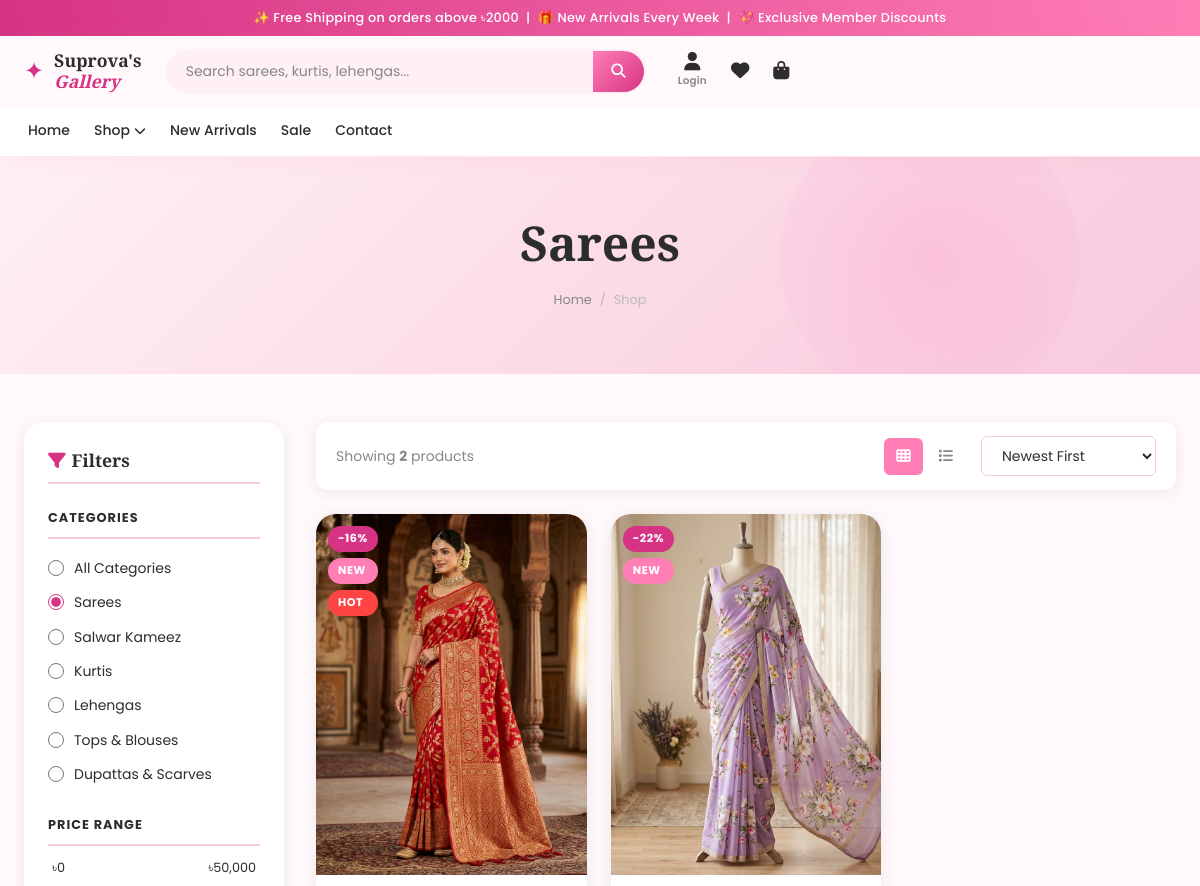
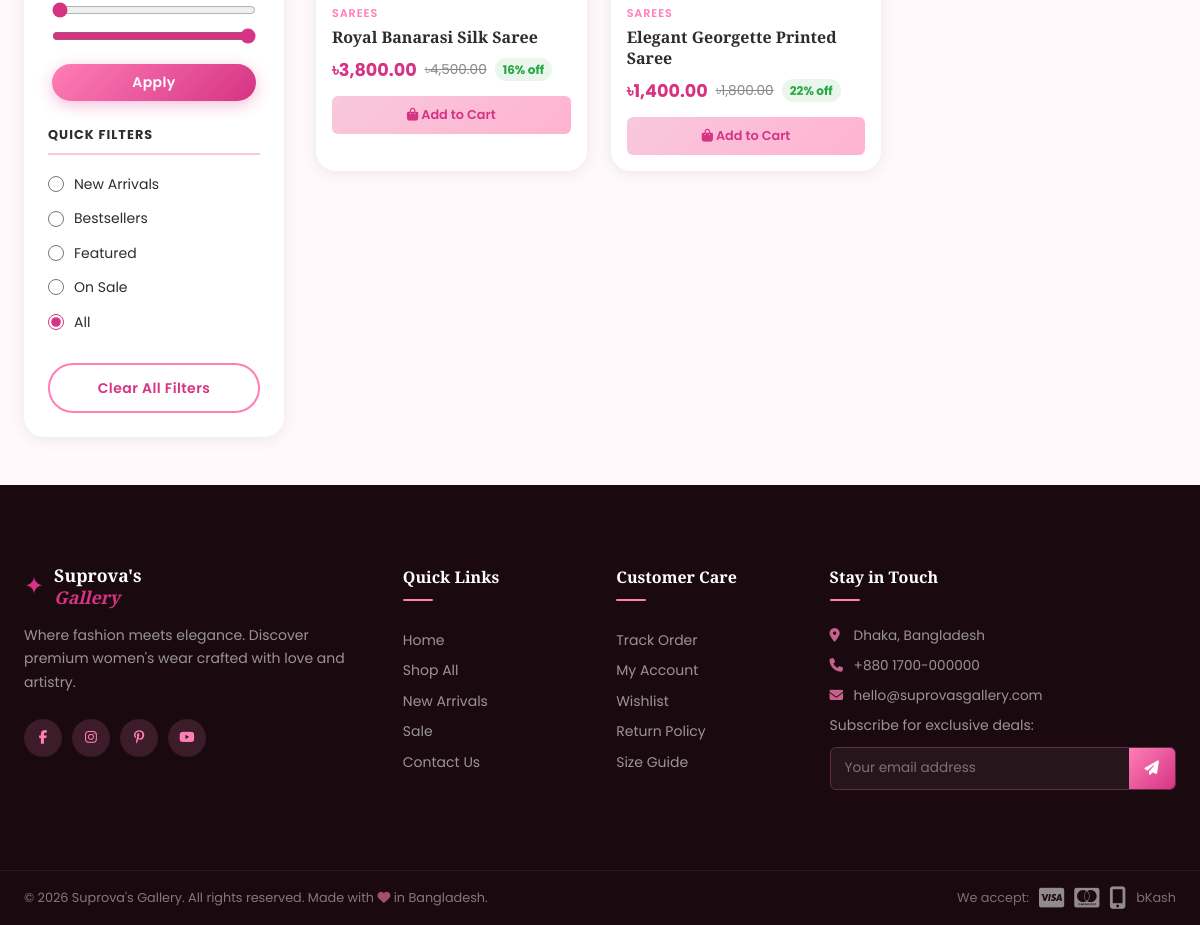
The app's page /shop.php?category=sarees with its own data (2 pictures, top to bottom).
### tables this page shows
CREATE TABLE `categories` (
  `id` int(11) NOT NULL AUTO_INCREMENT,
  `name` varchar(100) NOT NULL,
  `slug` varchar(120) NOT NULL,
  `description` text DEFAULT NULL,
  `image` varchar(255) DEFAULT NULL,
  `is_active` tinyint(1) NOT NULL DEFAULT 1,
  `sort_order` int(11) NOT NULL DEFAULT 0,
  `created_at` timestamp NOT NULL DEFAULT current_timestamp(),
  PRIMARY KEY (`id`),
  UNIQUE KEY `slug` (`slug`),
  KEY `idx_active` (`is_active`)
);

CREATE TABLE `products` (
  `id` int(11) NOT NULL AUTO_INCREMENT,
  `category_id` int(11) NOT NULL,
  `name` varchar(255) NOT NULL,
  `slug` varchar(270) NOT NULL,
  `description` text DEFAULT NULL,
  `short_description` varchar(500) DEFAULT NULL,
  `price` decimal(10,2) NOT NULL,
  `sale_price` decimal(10,2) DEFAULT NULL,
  `image` varchar(255) DEFAULT NULL,
  `gallery` text DEFAULT NULL COMMENT 'JSON array of image paths',
  `sizes` varchar(255) DEFAULT NULL COMMENT 'JSON array of available sizes',
  `colors` varchar(255) DEFAULT NULL COMMENT 'JSON array of available colors',
  `stock` int(11) NOT NULL DEFAULT 0,
  `is_featured` tinyint(1) NOT NULL DEFAULT 0,
  `is_new_arrival` tinyint(1) NOT NULL DEFAULT 0,
  `is_bestseller` tinyint(1) NOT NULL DEFAULT 0,
  `is_active` tinyint(1) NOT NULL DEFAULT 1,
  `views` int(11) NOT NULL DEFAULT 0,
  `created_at` timestamp NOT NULL DEFAULT current_timestamp(),
  `updated_at` timestamp NOT NULL DEFAULT current_timestamp() ON UPDATE current_timestamp(),
  PRIMARY KEY (`id`),
  UNIQUE KEY `slug` (`slug`),
  KEY `idx_category` (`category_id`),
  KEY `idx_featured` (`is_featured`),
  KEY `idx_active` (`is_active`),
  KEY `idx_price` (`price`),
  CONSTRAINT `fk_products_category` FOREIGN KEY (`category_id`) REFERENCES `categories` (`id`) ON DELETE CASCADE
);

### includes/functions.php (called while the page is built, shortened)
<?php
function e(string $str): string {
    return htmlspecialchars($str, ENT_QUOTES, 'UTF-8');
}
function formatPrice(float $price): string {
    return CURRENCY . number_format($price, 2);
}
function getProductImage(string|null $image, string $alt = ''): string {
    if ($image && file_exists(UPLOAD_DIR . $image)) {
        return UPLOAD_URL . $image;
    }
    return SITE_URL . '/assets/images/product-placeholder.svg';
}
function getCategories(): array {
    $db = getDB();
    $stmt = $db->query("SELECT * FROM categories WHERE is_active = 1 ORDER BY sort_order ASC");
    return $stmt->fetchAll();
}

### shop.php (the view, shortened to what this page needs)
<?php
require_once __DIR__ . '/includes/functions.php';
$db = getDB();
$search   = trim($_GET['q'] ?? '');
$catSlug  = trim($_GET['category'] ?? '');
$filter   = trim($_GET['filter'] ?? '');
$sort     = $_GET['sort'] ?? 'newest';
$minPrice = (float)($_GET['min'] ?? 0);
$maxPrice = (float)($_GET['max'] ?? 50000);
$page     = max(1, (int)($_GET['page'] ?? 1));
$perPage  = 12;
$where  = ['p.is_active = 1'];
$params = [];
if ($catSlug) {
    $where[] = 'c.slug = ?';
    $params[] = $catSlug;
}
$whereStr = implode(' AND ', $where);
$orderBy = match($sort) {
    'price_asc'  => 'COALESCE(p.sale_price, p.price) ASC',
    'price_desc' => 'COALESCE(p.sale_price, p.price) DESC',
    'popular'    => 'p.views DESC',
    'oldest'     => 'p.created_at ASC',
    default      => 'p.created_at DESC',
};
$countStmt = $db->prepare("SELECT COUNT(*) FROM products p JOIN categories c ON p.category_id = c.id WHERE $whereStr");
$countStmt->execute($params);
$totalProducts = (int)$countStmt->fetchColumn();
$totalPages = max(1, ceil($totalProducts / $perPage));
$page = min($page, $totalPages);
$offset = ($page - 1) * $perPage;
$stmt = $db->prepare("
    SELECT p.*, c.name as cat_name, c.slug as cat_slug
    FROM products p
    JOIN categories c ON p.category_id = c.id
    WHERE $whereStr
    ORDER BY $orderBy
    LIMIT $perPage OFFSET $offset
");
$stmt->execute($params);
$products = $stmt->fetchAll();
$activeCategory = null;
if ($catSlug) {
    $stmtCat = $db->prepare("SELECT * FROM categories WHERE slug = ?");
    $stmtCat->execute([$catSlug]);
    $activeCategory = $stmtCat->fetch();
}
require_once __DIR__ . '/includes/header.php';
?>
<section class="page-hero">
    <div class="container">
        <h1 class="page-hero-title">
            <?php if ($activeCategory): ?>
                <?= e($activeCategory['name']) ?>
            <?php elseif ($search): ?>
                Search: "<?= e($search) ?>"
            <?php elseif ($filter): ?>
                <?= ucfirst(str_replace('_', ' ', $filter)) ?>
            <?php else: ?>
                All Products
            <?php endif; ?>
        </h1>
        <div class="breadcrumb" style="justify-content:center;margin-top:8px;">
            <a href="<?= SITE_URL ?>/">Home</a>
            <span>/</span>
            <span>Shop</span>
        </div>
    </div>
</section>
<div class="container">
    <div class="shop-layout">
        <aside class="filter-sidebar">
            <form id="filterForm" method="GET">
                <h3 style="font-family:var(--font-heading);font-size:1.1rem;font-weight:700;margin-bottom:var(--gap-md);padding-bottom:var(--gap-sm);border-bottom:2px solid var(--secondary);">
                    <i class="fas fa-filter" style="color:var(--accent);margin-right:6px;"></i>Filters
                </h3>
                <div class="filter-group">
                    <div class="filter-group-title">Categories</div>
                    <label class="filter-option">
                        <input type="radio" name="category" value="" <?= !$catSlug ? 'checked' : '' ?> onchange="this.form.submit()">
                        All Categories
                    </label>
                    <?php foreach ($categories as $cat): ?>
                        <label class="filter-option">
                            <input type="radio" name="category" value="<?= e($cat['slug']) ?>"
                                   <?= $catSlug === $cat['slug'] ? 'checked' : '' ?>
                                   onchange="this.form.submit()">
                            <?= e($cat['name']) ?>
                        </label>
                    <?php endforeach; ?>
                </div>
                <div class="filter-group">
                    <div class="filter-group-title">Price Range</div>
                    <div class="price-range-wrap">
                        <div style="display:flex;justify-content:space-between;font-size:0.8rem;margin-bottom:8px;">
                            <span id="minDisplay">৳<?= number_format($minPrice) ?></span>
                            <span id="maxDisplay">৳<?= number_format($maxPrice) ?></span>
                        </div>
                        <input type="range" name="min" id="minRange" min="0" max="50000" step="100"
                               value="<?= $minPrice ?>"
                               oninput="document.getElementById('minDisplay').textContent='৳'+Number(this.value).toLocaleString()">
                        <input type="range" name="max" id="maxRange" min="0" max="50000" step="100"
                               value="<?= $maxPrice ?>"
                               oninput="document.getElementById('maxDisplay').textContent='৳'+Number(this.value).toLocaleString()">
                        <button type="submit" class="btn btn-primary w-100" style="margin-top:12px;padding:8px;">Apply</button>
                    </div>
                </div>
                <div class="filter-group">
                    <div class="filter-group-title">Quick Filters</div>
                    <?php
                    $quickFilters = ['new_arrival'=>'New Arrivals','bestseller'=>'Bestsellers','featured'=>'Featured','sale'=>'On Sale'];
                    foreach ($quickFilters as $val => $label): ?>
                        <label class="filter-option">
                            <input type="radio" name="filter" value="<?= $val ?>"
                                   <?= $filter === $val ? 'checked' : '' ?>
                                   onchange="this.form.submit()">
                            <?= $label ?>
                        </label>
                    <?php endforeach; ?>
                    <label class="filter-option">
                        <input type="radio" name="filter" value="" <?= !$filter ? 'checked' : '' ?> onchange="this.form.submit()">
                        All
                    </label>
                </div>
                <a href="<?= SITE_URL ?>/shop.php" class="btn btn-outline w-100">Clear All Filters</a>
            </form>
        </aside>
        <div class="shop-main">
            <div class="shop-toolbar">
                <p style="font-size:0.875rem;color:var(--text-muted);">
                    Showing <strong><?= $totalProducts ?></strong> product<?= $totalProducts !== 1 ? 's' : '' ?>
                </p>
                <div style="display:flex;align-items:center;gap:var(--gap);">
                    <div class="view-toggle">
                        <button class="view-btn active" id="gridViewBtn" title="Grid view">
                            <i class="fas fa-th"></i>
                        </button>
                        <button class="view-btn" id="listViewBtn" title="List view">
                            <i class="fas fa-list"></i>
                        </button>
                    </div>
                    <form method="GET" id="sortForm">
                        <select name="sort" onchange="this.form.submit()">
                            <option value="newest"     <?= $sort==='newest'     ?'selected':'' ?>>Newest First</option>
                        </select>
                    </form>
                </div>
            </div>
            <?php if (empty($products)): ?>
                <div class="empty-state">
                    <div class="empty-state-icon"><i class="fas fa-search"></i></div>
                    <h2>No Products Found</h2>
                    <p>Try adjusting your search or filters to find what you're looking for.</p>
                    <a href="<?= SITE_URL ?>/shop.php" class="btn btn-primary">Clear Filters</a>
                </div>
            <?php else: ?>
                <div class="products-grid" id="productsGrid">
                    <?php foreach ($products as $product): ?>
                        <?php include __DIR__ . '/includes/product_card.php'; ?>
                    <?php endforeach; ?>
                </div>
            <?php endif; ?>
        </div>
    </div>
</div>
<?php require_once __DIR__ . '/includes/footer.php'; ?>

### includes/product_card.php (shortened to what this page needs)
<?php
$hasSale = !empty($product['sale_price']) && $product['sale_price'] < $product['price'];
$discount = $hasSale ? round((1 - $product['sale_price'] / $product['price']) * 100) : 0;
$currentPrice = $hasSale ? $product['sale_price'] : $product['price'];
?>
<div class="product-card reveal" data-product-id="<?= $product['id'] ?>">
    <div class="product-card-img">
        <a href="<?= SITE_URL ?>/product.php?id=<?= $product['id'] ?>">
            <img src="<?= e(getProductImage($product['image'])) ?>"
                 alt="<?= e($product['name']) ?>"
                 loading="lazy">
        </a>
        <div class="product-card-badges">
            <?php if ($hasSale): ?>
                <span class="badge-tag badge-sale">-<?= $discount ?>%</span>
            <?php endif; ?>
            <?php if ($product['is_new_arrival']): ?>
                <span class="badge-tag badge-new">New</span>
            <?php endif; ?>
            <?php if ($product['is_bestseller']): ?>
                <span class="badge-tag badge-hot">Hot</span>
            <?php endif; ?>
        </div>
    </div>
    <div class="product-card-body">
        <div class="product-category"><?= e($product['cat_name'] ?? '') ?></div>
        <h3 class="product-name">
            <a href="<?= SITE_URL ?>/product.php?id=<?= $product['id'] ?>">
                <?= e($product['name']) ?>
            </a>
        </h3>
        <div class="product-pricing">
            <span class="price-current"><?= formatPrice($currentPrice) ?></span>
            <?php if ($hasSale): ?>
                <span class="price-original"><?= formatPrice($product['price']) ?></span>
                <span class="price-discount"><?= $discount ?>% off</span>
            <?php endif; ?>
        </div>
        <?php if ($product['stock'] > 0): ?>
            <button class="add-to-cart-btn"
                    onclick="addToCart(<?= $product['id'] ?>, 1)">
                <i class="fas fa-shopping-bag"></i> Add to Cart
            </button>
        <?php else: ?>
            <button class="add-to-cart-btn" disabled style="opacity:0.5;cursor:not-allowed;">
                Out of Stock
            </button>
        <?php endif; ?>
    </div>
</div>

### records on screen
categories: name "Sarees", slug "☑ Sarees"
categories: slug "☐ Salwar Kameez", name "Salwar Kameez"
categories: slug "☐ Kurtis", name "Kurtis"
categories: slug "☐ Lehengas", name "Lehengas"
categories: slug "☐ Tops & Blouses", name "Tops & Blouses"
categories: slug "☐ Dupattas & Scarves", name "Dupattas & Scarves"
products: image (picture), discount "16", is_new_arrival "NEW", is_bestseller "HOT", category.name "SAREES", name "Royal Banarasi Silk Saree", formatPrice($currentPrice) "৳3,800.00", price "৳4,500.00"
products: image (picture), discount "22", is_new_arrival "NEW", category.name "SAREES", name "Elegant Georgette Printed Saree", formatPrice($currentPrice) "৳1,400.00", price "৳1,800.00"

### other values on screen
$minPrice "0"
$maxPrice "50,000"
$label "New Arrivals"
$label "Bestsellers"
$label "Featured"
$label "On Sale"
$totalProducts "2"
